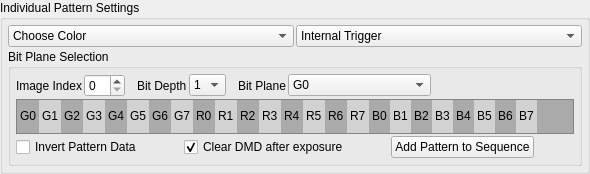
                     <widget class="QGroupBox" name="groupBox_PatSeqSel">
                      <property name="sizePolicy">
                       <sizepolicy hsizetype="Minimum" vsizetype="Minimum">
                        <horstretch>0</horstretch>
                        <verstretch>0</verstretch>
                       </sizepolicy>
                      </property>
                      <property name="title">
                       <string>Individual Pattern Settings</string>
                      </property>
                      <layout class="QVBoxLayout" name="verticalLayout_22">
                       <property name="spacing">
                        <number>2</number>
                       </property>
                       <property name="leftMargin">
                        <number>5</number>
                       </property>
                       <property name="topMargin">
                        <number>5</number>
                       </property>
                       <property name="rightMargin">
                        <number>5</number>
                       </property>
                       <property name="bottomMargin">
                        <number>5</number>
                       </property>
                       <item>
                        <layout class="QHBoxLayout" name="horizontalLayout_21">
                         <property name="spacing">
                          <number>2</number>
                         </property>
                         <item>
                          <widget class="QComboBox" name="comboBox_PatSeqSelPatColor">
                           <item>
                            <property name="text">
                             <string>Choose Color</string>
                            </property>
                           </item>
                           <item>
                            <property name="text">
                             <string>Red</string>
                            </property>
                           </item>
                           <item>
                            <property name="text">
                             <string>Green</string>
                            </property>
                           </item>
                           <item>
                            <property name="text">
                             <string>Yellow</string>
                            </property>
                           </item>
                           <item>
                            <property name="text">
                             <string>Blue</string>
                            </property>
                           </item>
                           <item>
                            <property name="text">
                             <string>Magenta</string>
                            </property>
                           </item>
                           <item>
                            <property name="text">
                             <string>Cyan</string>
                            </property>
                           </item>
                           <item>
                            <property name="text">
                             <string>White</string>
                            </property>
                           </item>
                          </widget>
                         </item>
                         <item>
                          <widget class="QComboBox" name="comboBox_PatSeqSelTrigType">
                           <property name="currentIndex">
                            <number>0</number>
                           </property>
                           <item>
                            <property name="text">
                             <string>Internal Trigger</string>
                            </property>
                           </item>
                           <item>
                            <property name="text">
                             <string>External Positive</string>
                            </property>
                           </item>
                           <item>
                            <property name="text">
                             <string>External Negative</string>
                            </property>
                           </item>
                           <item>
                            <property name="text">
                             <string>No Trigger</string>
                            </property>
                           </item>
                          </widget>
                         </item>
                        </layout>
                       </item>
                       <item>
                        <widget class="QGroupBox" name="groupBox_PatSeqBitPlaneSel">
                         <property name="sizePolicy">
                          <sizepolicy hsizetype="MinimumExpanding" vsizetype="Minimum">
                           <horstretch>0</horstretch>
                           <verstretch>0</verstretch>
                          </sizepolicy>
                         </property>
                         <property name="minimumSize">
                          <size>
                           <width>0</width>
                           <height>0</height>
                          </size>
                         </property>
                         <property name="maximumSize">
                          <size>
                           <width>16777215</width>
                           <height>16777215</height>
                          </size>
                         </property>
                         <property name="title">
                          <string>Bit Plane Selection</string>
                         </property>
                         <layout class="QVBoxLayout" name="verticalLayout_10">
                          <property name="spacing">
                           <number>2</number>
                          </property>
                          <property name="sizeConstraint">
                           <enum>QLayout::SetMinimumSize</enum>
                          </property>
                          <property name="leftMargin">
                           <number>5</number>
                          </property>
                          <property name="topMargin">
                           <number>5</number>
                          </property>
                          <property name="rightMargin">
                           <number>5</number>
                          </property>
                          <property name="bottomMargin">
                           <number>5</number>
                          </property>
                          <item>
                           <layout class="QHBoxLayout" name="horizontalLayout_17">
                            <property name="spacing">
                             <number>2</number>
                            </property>
                            <item>
                             <widget class="QLabel" name="label_PatSeqFrmOrImgIndex">
                              <property name="text">
                               <string>Image Index</string>
                              </property>
                             </widget>
                            </item>
                            <item>
                             <widget class="QSpinBox" name="spinBox_PatSeqFrameImgIndex">
                              <property name="maximum">
                               <number>63</number>
                              </property>
                             </widget>
                            </item>
                            <item>
                             <spacer name="horizontalSpacer_9">
                              <property name="orientation">
                               <enum>Qt::Horizontal</enum>
                              </property>
                              <property name="sizeType">
                               <enum>QSizePolicy::Minimum</enum>
                              </property>
                              <property name="sizeHint" stdset="0">
                               <size>
                                <width>10</width>
                                <height>20</height>
                               </size>
                              </property>
                             </spacer>
                            </item>
                            <item>
                             <widget class="QLabel" name="label_PatSeqPatBitDepthSel">
                              <property name="text">
                               <string>Bit Depth</string>
                              </property>
                             </widget>
                            </item>
                            <item>
                             <widget class="QComboBox" name="comboBox_PatSeqPatBitDepthSel">
                              <item>
                               <property name="text">
                                <string>1</string>
                               </property>
                              </item>
                              <item>
                               <property name="text">
                                <string>2</string>
                               </property>
                              </item>
                              <item>
                               <property name="text">
                                <string>3</string>
                               </property>
                              </item>
                              <item>
                               <property name="text">
                                <string>4</string>
                               </property>
                              </item>
                              <item>
                               <property name="text">
                                <string>5</string>
                               </property>
                              </item>
                              <item>
                               <property name="text">
                                <string>6</string>
                               </property>
                              </item>
                              <item>
                               <property name="text">
                                <string>7</string>
                               </property>
                              </item>
                              <item>
                               <property name="text">
                                <string>8</string>
                               </property>
                              </item>
                             </widget>
                            </item>
                            <item>
                             <spacer name="horizontalSpacer_10">
                              <property name="orientation">
                               <enum>Qt::Horizontal</enum>
                              </property>
                              <property name="sizeType">
                               <enum>QSizePolicy::Minimum</enum>
                              </property>
                              <property name="sizeHint" stdset="0">
                               <size>
                                <width>10</width>
                                <height>20</height>
                               </size>
                              </property>
                             </spacer>
                            </item>
                            <item>
                             <widget class="QLabel" name="label_PatSeqBitPlaneNum">
                              <property name="text">
                               <string>Bit Plane</string>
                              </property>
                             </widget>
                            </item>
                            <item>
                             <widget class="QComboBox" name="comboBox_PatSeqBitPlaneNum">
                              <property name="sizePolicy">
                               <sizepolicy hsizetype="Expanding" vsizetype="Fixed">
                                <horstretch>0</horstretch>
                                <verstretch>0</verstretch>
                               </sizepolicy>
                              </property>
                              <item>
                               <property name="text">
                                <string>G0</string>
                               </property>
                              </item>
                              <item>
                               <property name="text">
                                <string>G1</string>
                               </property>
                              </item>
                              <item>
                               <property name="text">
                                <string>G2</string>
                               </property>
                              </item>
                              <item>
                               <property name="text">
                                <string>G3</string>
                               </property>
                              </item>
                              <item>
                               <property name="text">
                                <string>G4</string>
                               </property>
                              </item>
                              <item>
                               <property name="text">
                                <string>G5</string>
                               </property>
                              </item>
                              <item>
                               <property name="text">
                                <string>G6</string>
                               </property>
                              </item>
                              <item>
                               <property name="text">
                                <string>G7</string>
                               </property>
                              </item>
                              <item>
                               <property name="text">
                                <string>R0</string>
                               </property>
                              </item>
                              <item>
                               <property name="text">
                                <string>R1</string>
                               </property>
                              </item>
                              <item>
                               <property name="text">
                                <string>R2</string>
                               </property>
                              </item>
                              <item>
                               <property name="text">
                                <string>R3</string>
                               </property>
                              </item>
                              <item>
                               <property name="text">
                                <string>R4</string>
                               </property>
                              </item>
                              <item>
                               <property name="text">
                                <string>R5</string>
                               </property>
                              </item>
                              <item>
                               <property name="text">
                                <string>R6</string>
                               </property>
                              </item>
                              <item>
                               <property name="text">
                                <string>R7</string>
                               </property>
                              </item>
                              <item>
                               <property name="text">
                                <string>B0</string>
                               </property>
                              </item>
                              <item>
                               <property name="text">
                                <string>B1</string>
                               </property>
                              </item>
                              <item>
                               <property name="text">
                                <string>B2</string>
                               </property>
                              </item>
                              <item>
                               <property name="text">
                                <string>B3</string>
                               </property>
                              </item>
                              <item>
                               <property name="text">
                                <string>B4</string>
                               </property>
                              </item>
                              <item>
                               <property name="text">
                                <string>B5</string>
                               </property>
                              </item>
                              <item>
                               <property name="text">
                                <string>B6</string>
                               </property>
                              </item>
                              <item>
                               <property name="text">
                                <string>B7</string>
                               </property>
                              </item>
                             </widget>
                            </item>
                            <item>
                             <spacer name="horizontalSpacer_26">
                              <property name="orientation">
                               <enum>Qt::Horizontal</enum>
                              </property>
                              <property name="sizeHint" stdset="0">
                               <size>
                                <width>40</width>
                                <height>20</height>
                               </size>
                              </property>
                             </spacer>
                            </item>
                           </layout>
                          </item>
                          <item>
                           <layout class="QHBoxLayout" name="horizontalLayout_22">
                            <property name="spacing">
                             <number>2</number>
                            </property>
                            <item>
                             <widget class="QListWidget" name="listWidget_PatSeqBitPlanes">
                              <property name="sizePolicy">
                               <sizepolicy hsizetype="MinimumExpanding" vsizetype="Fixed">
                                <horstretch>0</horstretch>
                                <verstretch>0</verstretch>
                               </sizepolicy>
                              </property>
                              <property name="minimumSize">
                               <size>
                                <width>465</width>
                                <height>0</height>
                               </size>
                              </property>
                              <property name="maximumSize">
                               <size>
                                <width>1655555</width>
                                <height>35</height>
                               </size>
                              </property>
                              <property name="toolTip">
                               <string>&lt;html&gt;&lt;head/&gt;&lt;body&gt;&lt;p&gt;Click on the desired group to add to sequence&lt;/p&gt;&lt;/body&gt;&lt;/html&gt;</string>
                              </property>
                              <property name="styleSheet">
                               <string notr="true">background-color: rgb(170, 170, 170);
alternate-background-color: rgb(210, 210, 210);</string>
                              </property>
                              <property name="verticalScrollBarPolicy">
                               <enum>Qt::ScrollBarAlwaysOff</enum>
                              </property>
                              <property name="horizontalScrollBarPolicy">
                               <enum>Qt::ScrollBarAlwaysOff</enum>
                              </property>
                              <property name="alternatingRowColors">
                               <bool>true</bool>
                              </property>
                              <property name="selectionMode">
                               <enum>QAbstractItemView::MultiSelection</enum>
                              </property>
                              <property name="flow">
                               <enum>QListView::LeftToRight</enum>
                              </property>
                              <property name="viewMode">
                               <enum>QListView::ListMode</enum>
                              </property>
                              <property name="modelColumn">
                               <number>0</number>
                              </property>
                              <item>
                               <property name="text">
                                <string>G0</string>
                               </property>
                              </item>
                              <item>
                               <property name="text">
                                <string>G1</string>
                               </property>
                              </item>
                              <item>
                               <property name="text">
                                <string>G2</string>
                               </property>
                              </item>
                              <item>
                               <property name="text">
                                <string>G3</string>
                               </property>
                              </item>
                              <item>
                               <property name="text">
                                <string>G4</string>
                               </property>
                              </item>
                              <item>
                               <property name="text">
                                <string>G5</string>
                               </property>
                              </item>
                              <item>
                               <property name="text">
                                <string>G6</string>
                               </property>
                              </item>
                              <item>
                               <property name="text">
                                <string>G7</string>
                               </property>
                              </item>
                              <item>
                               <property name="text">
                                <string>R0</string>
                               </property>
                              </item>
                              <item>
                               <property name="text">
                                <string>R1</string>
                               </property>
                              </item>
                              <item>
                               <property name="text">
                                <string>R2</string>
                               </property>
                              </item>
                              <item>
                               <property name="text">
                                <string>R3</string>
                               </property>
                              </item>
                              <item>
                               <property name="text">
                                <string>R4</string>
                               </property>
                              </item>
                              <item>
                               <property name="text">
                                <string>R5</string>
                               </property>
                              </item>
                              <item>
                               <property name="text">
                                <string>R6</string>
                               </property>
                              </item>
                              <item>
                               <property name="text">
                                <string>R7</string>
                               </property>
                              </item>
                              <item>
                               <property name="text">
                                <string>B0</string>
                               </property>
                              </item>
                              <item>
                               <property name="text">
                                <string>B1</string>
                               </property>
                              </item>
                              <item>
                               <property name="text">
                                <string>B2</string>
                               </property>
                              </item>
                              <item>
                               <property name="text">
                                <string>B3</string>
                               </property>
                              </item>
                              <item>
                               <property name="text">
                                <string>B4</string>
                               </property>
                              </item>
                              <item>
                               <property name="text">
                                <string>B5</string>
                               </property>
                              </item>
                              <item>
                               <property name="text">
                                <string>B6</string>
                               </property>
                              </item>
                              <item>
                               <property name="text">
                                <string>B7</string>
                               </property>
                              </item>
                             </widget>
                            </item>
                           </layout>
                          </item>
                          <item>
                           <layout class="QHBoxLayout" name="horizontalLayout_39">
                            <item>
                             <widget class="QCheckBox" name="checkBox_PatSeqInvPatData">
                              <property name="text">
                               <string>Invert Pattern Data</string>
                              </property>
                             </widget>
                            </item>
                            <item>
                             <spacer name="horizontalSpacer_2">
                              <property name="orientation">
                               <enum>Qt::Horizontal</enum>
                              </property>
                              <property name="sizeHint" stdset="0">
                               <size>
                                <width>40</width>
                                <height>20</height>
                               </size>
                              </property>
                             </spacer>
                            </item>
                            <item>
                             <widget class="QCheckBox" name="checkBox_PatSeqInsBlackPat">
                              <property name="toolTip">
                               <string>&lt;html&gt;&lt;head/&gt;&lt;body&gt;&lt;p&gt;You can change this individually later by right clicking on the pattern in the Sequence box below.&lt;/p&gt;&lt;/body&gt;&lt;/html&gt;</string>
                              </property>
                              <property name="text">
                               <string>Clear DMD after exposure</string>
                              </property>
                              <property name="checked">
                               <bool>true</bool>
                              </property>
                             </widget>
                            </item>
                            <item>
                             <spacer name="horizontalSpacer_28">
                              <property name="orientation">
                               <enum>Qt::Horizontal</enum>
                              </property>
                              <property name="sizeHint" stdset="0">
                               <size>
                                <width>40</width>
                                <height>20</height>
                               </size>
                              </property>
                             </spacer>
                            </item>
                            <item>
                             <widget class="QPushButton" name="pushButton_PatSeqAddPatToLut">
                              <property name="text">
                               <string>Add Pattern to Sequence</string>
                              </property>
                             </widget>
                            </item>
                            <item>
                             <spacer name="horizontalSpacer_27">
                              <property name="orientation">
                               <enum>Qt::Horizontal</enum>
                              </property>
                              <property name="sizeHint" stdset="0">
                               <size>
                                <width>40</width>
                                <height>20</height>
                               </size>
                              </property>
                             </spacer>
                            </item>
                           </layout>
                          </item>
                         </layout>
                        </widget>
                       </item>
                      </layout>
                     </widget>
